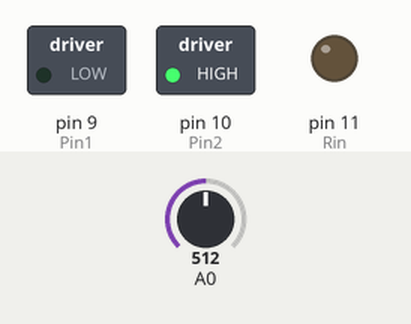
This sketch was run on a simulated Arduino Uno, built with avr-gcc and run on an emulated ATmega328P. Parts: switched loads named in the sketch (green lamp = pin HIGH), output pins drawn as LEDs (lit = HIGH). The inputs (shaded band) are chosen by the test bench; at power-on: A0 = 512.

Above: at 1.2 s.
1.3 s: A0 set to 513
At 1.8 s:
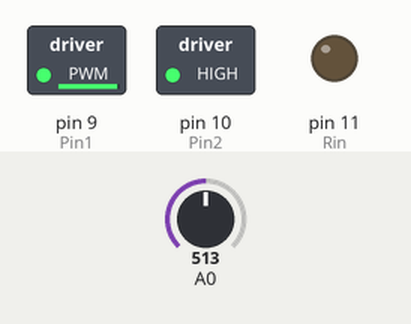
2.8 s: A0 set to 716
At 3.9 s:
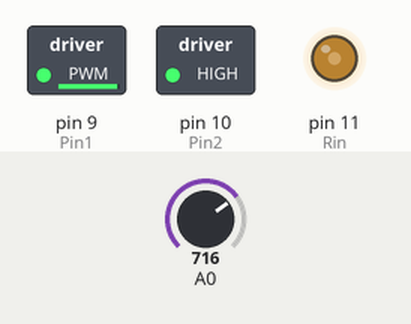
4.3 s: A0 set to 900
At 5.0 s:
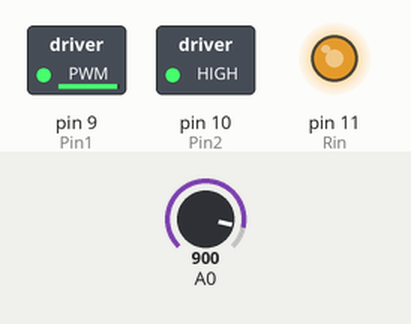
5.8 s: A0 set to 511
At 7.0 s:
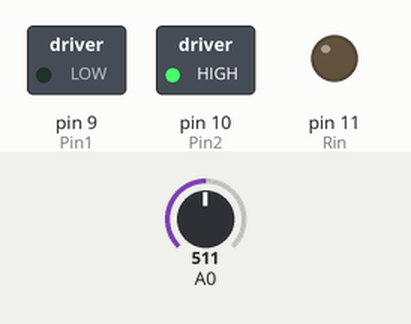
7.3 s: A0 set to 306
At 8.5 s:
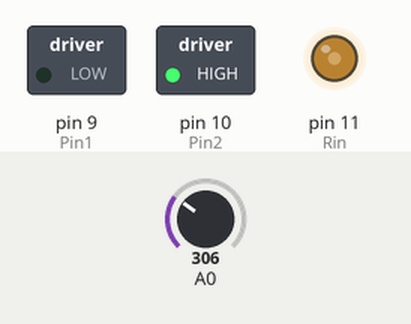
Timing chart, 0 to 9.8 s (numbered marks = the images above; inputs shaded):
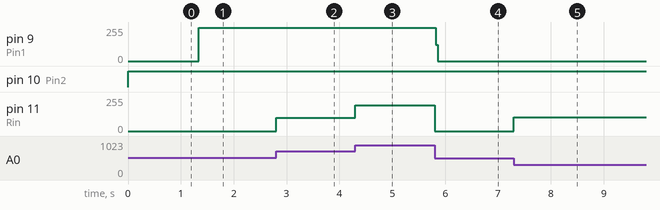

Measured:
- the behaviour switches between 512 and 513 on A0 (found by bisection; images 0 and 1)
- after the input at 1.3 s, pin 9 (Pin1): 0/255 → 249/255 at once
- after the input at 2.8 s, pin 11 (Rin): 0/255 → 101/255 at once
- after the input at 4.3 s, pin 11 (Rin): 101/255 → 193/255 at once
- after the input at 5.8 s, pin 9 (Pin1): 249/255 → 0/255 at once; pin 11 (Rin): 193/255 → 0/255 at once
- after the input at 7.3 s, pin 11 (Rin): 0/255 → 102/255 at once

The sketch:

incredible_hango1__1_.ino
```cpp
int Pin1 = 9;       // Pone las pins para el sensor L293D
int Pin2 = 10;
int Rin = 11;

int a = 0;  // Define variables de velocidad y posicion
int b = 0;

void setup()
{
  pinMode(Pin1, OUTPUT);  //Seleccionamos Pins
  pinMode(Pin2, OUTPUT);
  pinMode(Rin, OUTPUT);
}

void loop() {
  int potencia = analogRead(A0);  // Lee valor de Potenciometro
  b = map(abs(potencia - 512), 0, 512, 0, 255); // Calcula la velocidad con respecto al punto medio
  if (potencia > 512) // Comparacion del potenciometro
    {
      a = 0;
    }
  else
  {
    a = 1;
  }
  MovMotor(); //Llama funcion para la direccion
}

void MovMotor()
{
  if (a)
  {
    digitalWrite(Pin2, HIGH);
    digitalWrite(Pin1, LOW);
  }
  else
  {
    digitalWrite(Pin1, LOW);
    digitalWrite(Pin1, HIGH);
  }
  analogWrite(Rin, b);
}
```
